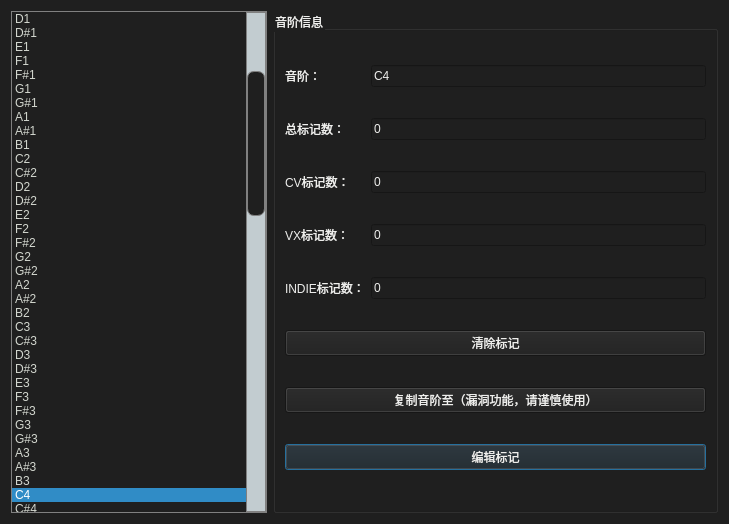
<?xml version="1.0" encoding="UTF-8"?>
<ui version="4.0">
 <class>FM</class>
 <widget class="QDialog" name="FM">
  <property name="geometry">
   <rect>
    <x>0</x>
    <y>0</y>
    <width>729</width>
    <height>524</height>
   </rect>
  </property>
  <property name="windowTitle">
   <string>标记管理（实验功能）</string>
  </property>
  <property name="windowIcon">
   <iconset resource="src.qrc">
    <normaloff>:/imag/icon.png</normaloff>:/imag/icon.png</iconset>
  </property>
  <property name="styleSheet">
   <string notr="true">QToolTip{

background-color:rgb(31,31,31);
color: rgb(211, 215, 207);
border:1px solid rgb(31,31,31);
}



QWidget{
background-color: rgb(31,31,31);
	color: rgb(238, 238, 236);
}
QScrollBar:vertical {
        border: 1px solid grey;
        background-color:rgb(194,204,208);
        width: 20px;
        margin: 0px 0 0px 0;
    }
    QScrollBar::handle:vertical {
        border: 	1px solid grey;
        border-radius: 7px;
        background-color: rgb(31,31,31);
        min-height: 60px;
        margin: 0px 0px 0px 0px;
    }
    QScrollBar::add-line:vertical {
        border: none;
        background: rgb(31,31,31);
        height: 0px;
        subcontrol-position: bottom;
        subcontrol-origin: margin;
    }
    QScrollBar::sub-line:vertical {
        border: none;
background: rgb(31,31,31);
        height: 0px;
        subcontrol-position: top;
        subcontrol-origin: margin;
    }
    QScrollBar::add-page:vertical {
        background-color: rgb(194,204,208);
    }
    QScrollBar::sub-page:vertical {
        background-color:rgb(194,204,208);
    }
QScrollBar:vertical:disabled{
        border: 1px solid rgb(238, 238, 236);
        background-color:rgb(186, 189, 182);
        width: 20px;
        margin: 0px 0 0px 0;
    }
    QScrollBar::handle:vertical:disabled{
        border: 	1px solid rgb(238, 238, 236);
        border-radius: 7px;
        background-color:rgb(186, 189, 182);
        min-height: 60px;
        margin: 0px 0px 0px 0px;
    }
    QScrollBar::add-line:vertical:disabled{
        border: none;
        background: rgb(31,31,31);
        height: 0px;
        subcontrol-position: bottom;
        subcontrol-origin: margin;
    }
    QScrollBar::sub-line:vertical:disabled{
        border: none;
background: rgb(31,31,31);
        height: 0px;
        subcontrol-position: top;
        subcontrol-origin: margin;
    }
    QScrollBar::add-page:vertical:disabled{
        background-color:rgb(186, 189, 182);
    }
    QScrollBar::sub-page:vertical:disabled {
        background-color:rgb(186, 189, 182);
    }</string>
  </property>
  <layout class="QHBoxLayout" name="horizontalLayout">
   <item>
    <widget class="QListWidget" name="pitl">
     <property name="sizePolicy">
      <sizepolicy hsizetype="Minimum" vsizetype="Expanding">
       <horstretch>0</horstretch>
       <verstretch>0</verstretch>
      </sizepolicy>
     </property>
     <property name="styleSheet">
      <string notr="true">
QListWidget{
background-color: rgb(31,31,31);
color: rgb(211, 215, 207);
border:1px solid grey;
}

QListWidget::disabled{
background-color: rgb(194,204,208);
color: rgb(211, 215, 207);
border:1px solid grey;
}

    
</string>
     </property>
     <property name="layoutMode">
      <enum>QListView::SinglePass</enum>
     </property>
     <property name="modelColumn">
      <number>0</number>
     </property>
     <property name="currentRow">
      <number>48</number>
     </property>
     <item>
      <property name="text">
       <string>C0</string>
      </property>
     </item>
     <item>
      <property name="text">
       <string>C#0</string>
      </property>
     </item>
     <item>
      <property name="text">
       <string>D0</string>
      </property>
     </item>
     <item>
      <property name="text">
       <string>D#0</string>
      </property>
     </item>
     <item>
      <property name="text">
       <string>E0</string>
      </property>
     </item>
     <item>
      <property name="text">
       <string>F0</string>
      </property>
     </item>
     <item>
      <property name="text">
       <string>F#0</string>
      </property>
     </item>
     <item>
      <property name="text">
       <string>G0</string>
      </property>
     </item>
     <item>
      <property name="text">
       <string>G#0</string>
      </property>
     </item>
     <item>
      <property name="text">
       <string>A0</string>
      </property>
     </item>
     <item>
      <property name="text">
       <string>A#0</string>
      </property>
     </item>
     <item>
      <property name="text">
       <string>B0</string>
      </property>
     </item>
     <item>
      <property name="text">
       <string>C1</string>
      </property>
     </item>
     <item>
      <property name="text">
       <string>C#1</string>
      </property>
     </item>
     <item>
      <property name="text">
       <string>D1</string>
      </property>
     </item>
     <item>
      <property name="text">
       <string>D#1</string>
      </property>
     </item>
     <item>
      <property name="text">
       <string>E1</string>
      </property>
     </item>
     <item>
      <property name="text">
       <string>F1</string>
      </property>
     </item>
     <item>
      <property name="text">
       <string>F#1</string>
      </property>
     </item>
     <item>
      <property name="text">
       <string>G1</string>
      </property>
     </item>
     <item>
      <property name="text">
       <string>G#1</string>
      </property>
     </item>
     <item>
      <property name="text">
       <string>A1</string>
      </property>
     </item>
     <item>
      <property name="text">
       <string>A#1</string>
      </property>
     </item>
     <item>
      <property name="text">
       <string>B1</string>
      </property>
     </item>
     <item>
      <property name="text">
       <string>C2</string>
      </property>
     </item>
     <item>
      <property name="text">
       <string>C#2</string>
      </property>
     </item>
     <item>
      <property name="text">
       <string>D2</string>
      </property>
     </item>
     <item>
      <property name="text">
       <string>D#2</string>
      </property>
     </item>
     <item>
      <property name="text">
       <string>E2</string>
      </property>
     </item>
     <item>
      <property name="text">
       <string>F2</string>
      </property>
     </item>
     <item>
      <property name="text">
       <string>F#2</string>
      </property>
     </item>
     <item>
      <property name="text">
       <string>G2</string>
      </property>
     </item>
     <item>
      <property name="text">
       <string>G#2</string>
      </property>
     </item>
     <item>
      <property name="text">
       <string>A2</string>
      </property>
     </item>
     <item>
      <property name="text">
       <string>A#2</string>
      </property>
     </item>
     <item>
      <property name="text">
       <string>B2</string>
      </property>
     </item>
     <item>
      <property name="text">
       <string>C3</string>
      </property>
     </item>
     <item>
      <property name="text">
       <string>C#3</string>
      </property>
     </item>
     <item>
      <property name="text">
       <string>D3</string>
      </property>
     </item>
     <item>
      <property name="text">
       <string>D#3</string>
      </property>
     </item>
     <item>
      <property name="text">
       <string>E3</string>
      </property>
     </item>
     <item>
      <property name="text">
       <string>F3</string>
      </property>
     </item>
     <item>
      <property name="text">
       <string>F#3</string>
      </property>
     </item>
     <item>
      <property name="text">
       <string>G3</string>
      </property>
     </item>
     <item>
      <property name="text">
       <string>G#3</string>
      </property>
     </item>
     <item>
      <property name="text">
       <string>A3</string>
      </property>
     </item>
     <item>
      <property name="text">
       <string>A#3</string>
      </property>
     </item>
     <item>
      <property name="text">
       <string>B3</string>
      </property>
     </item>
     <item>
      <property name="text">
       <string>C4</string>
      </property>
     </item>
     <item>
      <property name="text">
       <string>C#4</string>
      </property>
     </item>
     <item>
      <property name="text">
       <string>D4</string>
      </property>
     </item>
     <item>
      <property name="text">
       <string>D#4</string>
      </property>
     </item>
     <item>
      <property name="text">
       <string>E4</string>
      </property>
     </item>
     <item>
      <property name="text">
       <string>F4</string>
      </property>
     </item>
     <item>
      <property name="text">
       <string>F#4</string>
      </property>
     </item>
     <item>
      <property name="text">
       <string>G4</string>
      </property>
     </item>
     <item>
      <property name="text">
       <string>G#4</string>
      </property>
     </item>
     <item>
      <property name="text">
       <string>A4</string>
      </property>
     </item>
     <item>
      <property name="text">
       <string>A#4</string>
      </property>
     </item>
     <item>
      <property name="text">
       <string>B4</string>
      </property>
     </item>
     <item>
      <property name="text">
       <string>C5</string>
      </property>
     </item>
     <item>
      <property name="text">
       <string>C#5</string>
      </property>
     </item>
     <item>
      <property name="text">
       <string>D5</string>
      </property>
     </item>
     <item>
      <property name="text">
       <string>D#5</string>
      </property>
     </item>
     <item>
      <property name="text">
       <string>E5</string>
      </property>
     </item>
     <item>
      <property name="text">
       <string>F5</string>
      </property>
     </item>
     <item>
      <property name="text">
       <string>F#5</string>
      </property>
     </item>
     <item>
      <property name="text">
       <string>G5</string>
      </property>
     </item>
     <item>
      <property name="text">
       <string>G#5</string>
      </property>
     </item>
     <item>
      <property name="text">
       <string>A5</string>
      </property>
     </item>
     <item>
      <property name="text">
       <string>A#5</string>
      </property>
     </item>
     <item>
      <property name="text">
       <string>B5</string>
      </property>
     </item>
     <item>
      <property name="text">
       <string>C6</string>
      </property>
     </item>
     <item>
      <property name="text">
       <string>C#6</string>
      </property>
     </item>
     <item>
      <property name="text">
       <string>D6</string>
      </property>
     </item>
     <item>
      <property name="text">
       <string>D#6</string>
      </property>
     </item>
     <item>
      <property name="text">
       <string>E6</string>
      </property>
     </item>
     <item>
      <property name="text">
       <string>F6</string>
      </property>
     </item>
     <item>
      <property name="text">
       <string>F#6</string>
      </property>
     </item>
     <item>
      <property name="text">
       <string>G6</string>
      </property>
     </item>
     <item>
      <property name="text">
       <string>G#6</string>
      </property>
     </item>
     <item>
      <property name="text">
       <string>A6</string>
      </property>
     </item>
     <item>
      <property name="text">
       <string>A#6</string>
      </property>
     </item>
     <item>
      <property name="text">
       <string>B6</string>
      </property>
     </item>
     <item>
      <property name="text">
       <string>C7</string>
      </property>
     </item>
     <item>
      <property name="text">
       <string>C#7</string>
      </property>
     </item>
     <item>
      <property name="text">
       <string>D7</string>
      </property>
     </item>
     <item>
      <property name="text">
       <string>D#7</string>
      </property>
     </item>
     <item>
      <property name="text">
       <string>E7</string>
      </property>
     </item>
     <item>
      <property name="text">
       <string>F7</string>
      </property>
     </item>
     <item>
      <property name="text">
       <string>F#7</string>
      </property>
     </item>
     <item>
      <property name="text">
       <string>G7</string>
      </property>
     </item>
     <item>
      <property name="text">
       <string>G#7</string>
      </property>
     </item>
     <item>
      <property name="text">
       <string>A7</string>
      </property>
     </item>
     <item>
      <property name="text">
       <string>A#7</string>
      </property>
     </item>
     <item>
      <property name="text">
       <string>B7</string>
      </property>
     </item>
     <item>
      <property name="text">
       <string>C8</string>
      </property>
     </item>
     <item>
      <property name="text">
       <string>C#8</string>
      </property>
     </item>
     <item>
      <property name="text">
       <string>D8</string>
      </property>
     </item>
     <item>
      <property name="text">
       <string>D#8</string>
      </property>
     </item>
     <item>
      <property name="text">
       <string>E8</string>
      </property>
     </item>
     <item>
      <property name="text">
       <string>F8</string>
      </property>
     </item>
     <item>
      <property name="text">
       <string>F#8</string>
      </property>
     </item>
     <item>
      <property name="text">
       <string>G8</string>
      </property>
     </item>
     <item>
      <property name="text">
       <string>G#8</string>
      </property>
     </item>
     <item>
      <property name="text">
       <string>A8</string>
      </property>
     </item>
     <item>
      <property name="text">
       <string>A#8</string>
      </property>
     </item>
     <item>
      <property name="text">
       <string>B8</string>
      </property>
     </item>
     <item>
      <property name="text">
       <string>C9</string>
      </property>
     </item>
     <item>
      <property name="text">
       <string>C#9</string>
      </property>
     </item>
     <item>
      <property name="text">
       <string>D9</string>
      </property>
     </item>
     <item>
      <property name="text">
       <string>D#9</string>
      </property>
     </item>
     <item>
      <property name="text">
       <string>E9</string>
      </property>
     </item>
     <item>
      <property name="text">
       <string>F9</string>
      </property>
     </item>
     <item>
      <property name="text">
       <string>F#99</string>
      </property>
     </item>
     <item>
      <property name="text">
       <string>G9</string>
      </property>
     </item>
     <item>
      <property name="text">
       <string>G#9</string>
      </property>
     </item>
     <item>
      <property name="text">
       <string>A9</string>
      </property>
     </item>
     <item>
      <property name="text">
       <string>A#9</string>
      </property>
     </item>
     <item>
      <property name="text">
       <string>B9</string>
      </property>
     </item>
    </widget>
   </item>
   <item>
    <widget class="QGroupBox" name="groupBox">
     <property name="title">
      <string>音阶信息</string>
     </property>
     <layout class="QGridLayout" name="gridLayout">
      <item row="0" column="0">
       <widget class="QLabel" name="label">
        <property name="text">
         <string>音阶：</string>
        </property>
       </widget>
      </item>
      <item row="0" column="1">
       <widget class="QLineEdit" name="pit">
        <property name="text">
         <string>C4</string>
        </property>
        <property name="readOnly">
         <bool>true</bool>
        </property>
       </widget>
      </item>
      <item row="1" column="0">
       <widget class="QLabel" name="label_2">
        <property name="text">
         <string>总标记数：</string>
        </property>
       </widget>
      </item>
      <item row="1" column="1">
       <widget class="QLineEdit" name="all">
        <property name="text">
         <string>0</string>
        </property>
        <property name="readOnly">
         <bool>true</bool>
        </property>
       </widget>
      </item>
      <item row="2" column="0">
       <widget class="QLabel" name="label_3">
        <property name="text">
         <string>CV标记数：</string>
        </property>
       </widget>
      </item>
      <item row="2" column="1">
       <widget class="QLineEdit" name="cvm">
        <property name="text">
         <string>0</string>
        </property>
        <property name="readOnly">
         <bool>true</bool>
        </property>
       </widget>
      </item>
      <item row="3" column="0">
       <widget class="QLabel" name="label_4">
        <property name="text">
         <string>VX标记数：</string>
        </property>
       </widget>
      </item>
      <item row="3" column="1">
       <widget class="QLineEdit" name="vxm">
        <property name="text">
         <string>0</string>
        </property>
        <property name="readOnly">
         <bool>true</bool>
        </property>
       </widget>
      </item>
      <item row="4" column="0">
       <widget class="QLabel" name="label_5">
        <property name="text">
         <string>INDIE标记数：</string>
        </property>
       </widget>
      </item>
      <item row="4" column="1">
       <widget class="QLineEdit" name="indiem">
        <property name="text">
         <string>0</string>
        </property>
        <property name="readOnly">
         <bool>true</bool>
        </property>
       </widget>
      </item>
      <item row="5" column="0" colspan="2">
       <widget class="QPushButton" name="clem">
        <property name="styleSheet">
         <string notr="true"/>
        </property>
        <property name="text">
         <string>清除标记</string>
        </property>
        <property name="autoDefault">
         <bool>false</bool>
        </property>
       </widget>
      </item>
      <item row="6" column="0" colspan="2">
       <widget class="QPushButton" name="copm">
        <property name="styleSheet">
         <string notr="true"/>
        </property>
        <property name="text">
         <string>复制音阶至（漏洞功能，请谨慎使用）</string>
        </property>
        <property name="autoDefault">
         <bool>false</bool>
        </property>
       </widget>
      </item>
      <item row="7" column="0" colspan="2">
       <widget class="QPushButton" name="edim">
        <property name="styleSheet">
         <string notr="true"/>
        </property>
        <property name="text">
         <string>编辑标记</string>
        </property>
        <property name="default">
         <bool>true</bool>
        </property>
       </widget>
      </item>
     </layout>
    </widget>
   </item>
  </layout>
 </widget>
 <resources>
  <include location="src.qrc"/>
 </resources>
 <connections/>
</ui>
